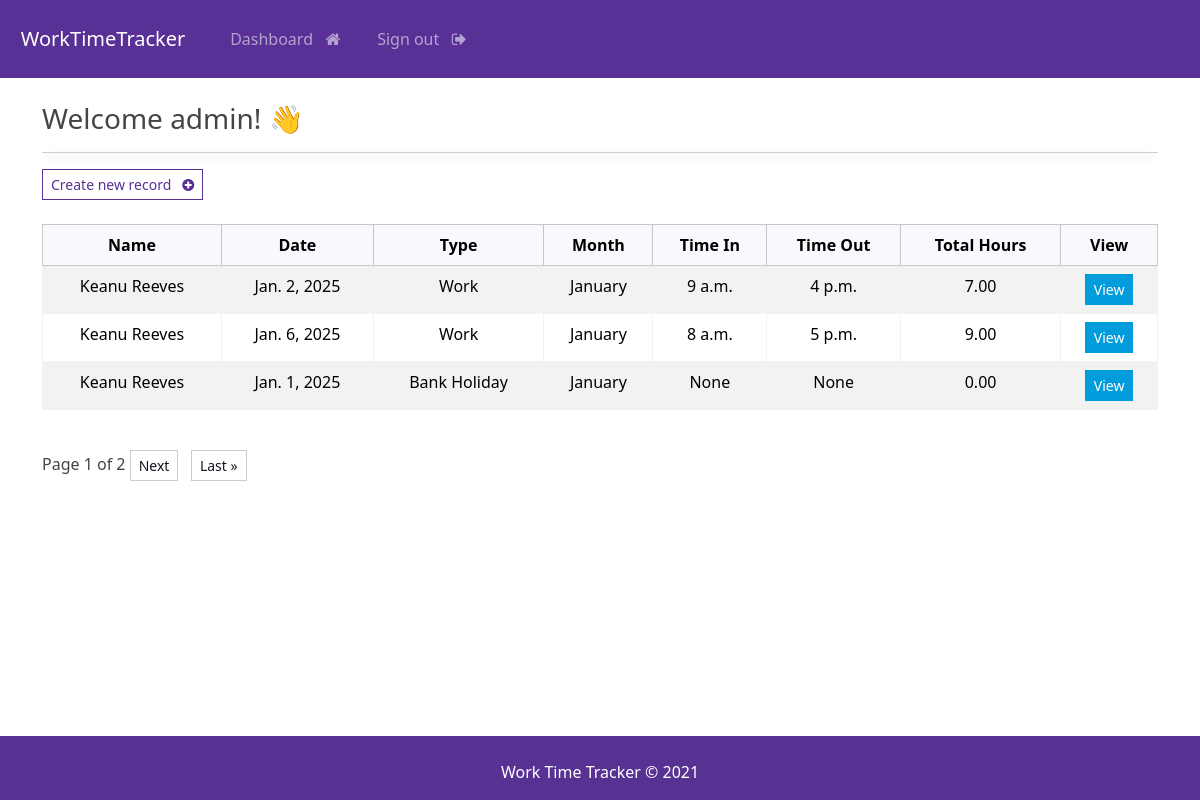
The page /dashboard (signed in) on the database its author committed.
### webapp/models.py (models this page shows, shortened)
class Workday(models.Model):
    user = models.ForeignKey(User, on_delete=models.CASCADE)
    WORKDAY_TYPE = [
        ('Work', 'Work'),
        ('Sick Leave', 'Sick Leave'),
        ('Annual Leave', 'Annual Leave'),
        ('Bank Holiday', 'Bank Holiday'),
    ]
    MONTH = [
        ('January', 'January'),
        ('February', 'February'),
        ('March', 'March'),
        ('April', 'April'),
        ('May', 'May'),
        ('June', 'June'),
        ('July', 'July'),
        ('August', 'August'),
        ('September', 'September'),
        ('October', 'October'),
        ('November', 'November'),
        ('December', 'December'),
    ]
    id = models.AutoField(primary_key=True)
    firstname = models.CharField(max_length=100)
    lastname = models.CharField(max_length=100)
    date = models.DateField()
    month = models.CharField(
        max_length=20,
        choices=MONTH,
        default=get_current_month,
    )
    workday_type = models.CharField(
        max_length=20,
        choices=WORKDAY_TYPE,
        default='Work',
    )
    time_in = models.TimeField(blank=True, null=True)
    time_out = models.TimeField(blank=True, null=True)
    @property
    def total_hours(self):
        if self.time_in and self.time_out:
            time_in_dt = datetime.combine(date.today(), self.time_in)
            time_out_dt = datetime.combine(date.today(), self.time_out)
            time_diff = time_out_dt - time_in_dt
            return time_diff.total_seconds() / 3600  # Convert seconds to hours
        return 0

### webapp/views.py (the view)
# urls.py: path('dashboard', views.dashboard, name="dashboard"),
@login_required(login_url='login')
def dashboard(request):
    if request.user.is_superuser:
        records_list = Workday.objects.all()  # Superuser sees all records
    else:
        records_list = Workday.objects.filter(user=request.user)  # Regular users see their records only
    paginator = Paginator(records_list, 3)  # Showing 3 records per page
    page = request.GET.get('page', 1)
    try:
        records = paginator.page(page)
    except PageNotAnInteger:
        records = paginator.page(1)
    except EmptyPage:
        records = paginator.page(paginator.num_pages)
    context = {
        'records': records,
        'page_title': 'Dashboard'
    }
    return render(request, 'webapp/dashboard.html', context=context)

### webapp/templates/webapp/dashboard.html (shortened to what this page needs)
{% extends 'webapp/base.html' %}
{% block content %}
<h3> Welcome {{user}}! 👋 </h3>
<hr>
<a class="btn btn-outline-primary btn-sm" href="{% url 'create-record' %}">Create new record &nbsp; <i
        class="fa fa-plus-circle" aria-hidden="true"></i></a>
<br><br>
<table class="table table-hover table-striped  table-bordered text-center">
    <thead class="table-light">
        <tr>
            <th scope="col">Name</th>
            <th scope="col">Date</th>
            <th scope="col">Type</th>
            <th scope="col">Month</th>
            <th scope="col">Time In</th>
            <th scope="col">Time Out</th>
            <th scope="col">Total Hours</th>
            <th scope="col">View</th>
        </tr>
    </thead>
    <tbody>
        {% if records %}
        {% for record in records %}
        <tr>
            <td>{{ record.firstname }} {{ record.lastname }}</td>
            <td>{{ record.date }}</td>
            <td>{{ record.get_workday_type_display }}</td>
            <td>{{ record.get_month_display }}</td>
            <td>{{ record.time_in }}</td>
            <td>{{ record.time_out }}</td>
            <td>{{ record.total_hours|floatformat:2 }}</td>
            <td>
                <a href="{% url 'view-record' record.id %}" class="btn btn-info btn-sm">View</a>
        </tr>
        {% endfor %}
        {% endif %}
    </tbody>
</table>
<br>
<div class="pagination">
    <span class="step-links">
        <span class="current">
            Page {{ records.number }} of {{ records.paginator.num_pages }}
        </span>
        {% if records.has_next %}
        <a class="btn btn-info btn-sm btn-secondary" href="?page={{ records.next_page_number }}">Next</a> &nbsp;
        <a class="btn btn-info btn-sm btn-secondary" href="?page={{ records.paginator.num_pages }}">Last &raquo;</a>
        {% endif %}
    </span>
</div>
{% endblock %}

### static/css/styles.css (style rules this page uses)
hr { box-shadow: 0 4px 10px rgba(0.8, 0.8, 0.8, 0.8); }
a { text-decoration: none; }

### rows shown on the page
Workday: firstname "Keanu", lastname "Reeves", date "Jan. 2, 2025", workday_type "Work", month "January", time_in "9 a.m.", time_out "4 p.m.", total_hours "7.00"
Workday: firstname "Keanu", lastname "Reeves", date "Jan. 6, 2025", workday_type "Work", month "January", time_in "8 a.m.", time_out "5 p.m.", total_hours "9.00"
Workday: firstname "Keanu", lastname "Reeves", date "Jan. 1, 2025", workday_type "Bank Holiday", month "January", time_in "None", time_out "None", total_hours "0.00"

### other values the page prints
{{ user }} "admin"
{{ records.number }} "1"
{{ records.paginator.num_pages }} "2"
